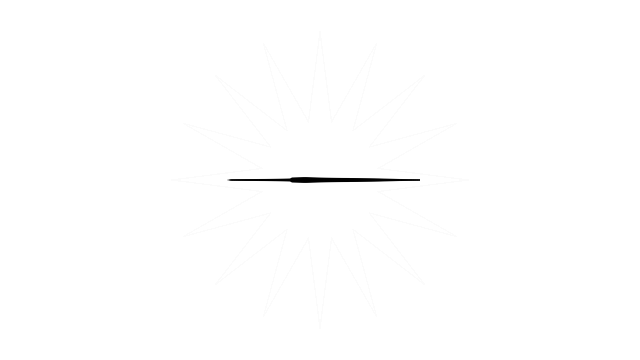
#> input picture tools/animation-kit/grease-pencil/gp_test.png, 640 x 360 px
$ python trace_kit.py --input ../grease-pencil/gp_test.png --output out.png
#> lines starting #> are read from the running program, lines starting #| are printed output that depends on the picture
#!/usr/bin/env python3
"""trace-kit — mascot-grade vectorization pipeline (the power drill over raw vtracer).
Chain: input -> (optional rembg matte) -> alpha cleanup -> color posterize
       -> vtracer with mascot-tuned params -> SVG.
Posterizing first collapses painterly gradients into flat cartoon regions, which
is what makes character traces come out clean instead of thousands of speck paths.
Usage:
  trace_kit.py --input mascot.png --output mascot.svg [--preset mascot|logo|scene]
  presets: mascot = posterize 12 colors, detail 8 (character art)
           logo    = posterize 6 colors, detail 10 (crisp marks)
           scene   = posterize 24 colors, detail 6 (backgrounds)
"""
import argparse, os, subprocess, sys
import numpy as np
from PIL import Image

VENVPY = "/home/hatch/workspace/video-fix-tools/venv/bin/python"
PRESETS = {
    "mascot": dict(colors=12, detail=8, corner=60, speckle=4),
    "logo": dict(colors=6, detail=10, corner=30, speckle=2),
    "scene": dict(colors=24, detail=6, corner=60, speckle=8),
}


def posterize(img, colors):
    a = np.asarray(img.convert("RGB")).astype(np.float32)
    px = a.reshape(-1, 3)
    # fast k-means-ish: median-cut via PIL
    q = img.convert("RGB").quantize(colors=colors, method=Image.Quantize.MEDIANCUT)
    return q.convert("RGB")


def main():
    ap = argparse.ArgumentParser()
    ap.add_argument("--input", required=True)
    ap.add_argument("--output", required=True)
    ap.add_argument("--preset", default="mascot", choices=list(PRESETS))
    a = ap.parse_args()
    p = PRESETS[a.preset]

    img = Image.open(a.input)
#> img is the input picture: PIL image 640x360 RGBA; mean R, G, B, A 0.4, 0.4, 0.4, 0.7
    alpha = img.getchannel("A") if img.mode == "RGBA" else None
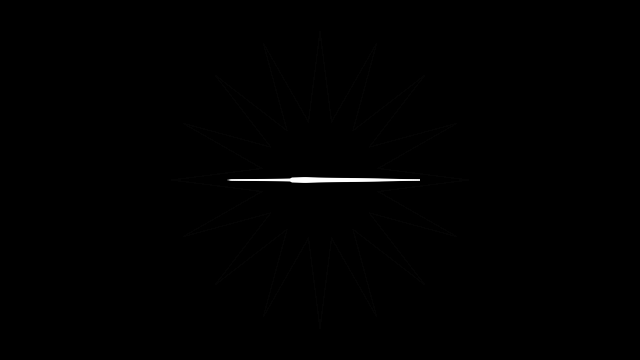
#> alpha: PIL image 640x360 L; min 0, max 255, mean 0.7
    flat = posterize(img, p["colors"])
#> in posterize, `a = np.asarray(img.convert("RGB")).astype(np.float32)`:
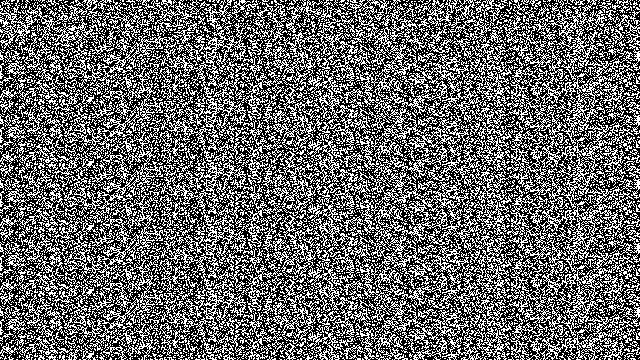
#> a: shape (360, 640, 3) float32; values 0 (black) and 1 (white), 40.8% white in thin lines or dots
    if alpha is not None:
        flat.putalpha(alpha)
    tmp = "/tmp/trace-kit-posterized.png"
    flat.save(tmp)

    code = (
        "import vtracer\n"
        f"vtracer.convert_image_to_svg_py({tmp!r}, {a.output!r},\n"
        "    colormode='color', hierarchical='stacked',\n"
        f"    filter_speckle={p['speckle']}, color_precision=6, layer_difference=16,\n"
        f"    path_precision={p['detail']}, corner_threshold={p['corner']},\n"
        "    length_threshold=4.0, splice_threshold=45, mode='spline')\n"
        f"print('traced', {a.output!r})\n"
    )
    r = subprocess.run([VENVPY, "-c", code])
    sys.exit(r.returncode)


if __name__ == "__main__":
    main()
#> (the call stopped at in main, `r = subprocess.run([VENVPY, "-c", code])`: subprocess is not available in this run)
